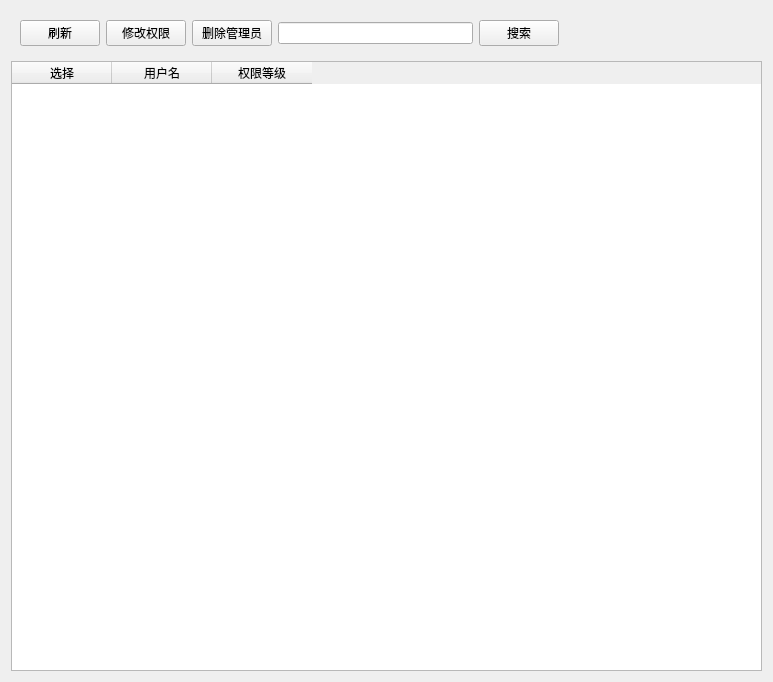
<?xml version="1.0" encoding="UTF-8"?>
<ui version="4.0">
 <class>AdminOfAdmin</class>
 <widget class="QWidget" name="AdminOfAdmin">
  <property name="geometry">
   <rect>
    <x>0</x>
    <y>0</y>
    <width>773</width>
    <height>682</height>
   </rect>
  </property>
  <property name="windowTitle">
   <string>Form</string>
  </property>
  <layout class="QVBoxLayout" name="verticalLayout">
   <item>
    <widget class="QWidget" name="widget" native="true">
     <layout class="QHBoxLayout" name="horizontalLayout">
      <item>
       <widget class="QPushButton" name="refreshBtn">
        <property name="text">
         <string>刷新</string>
        </property>
       </widget>
      </item>
      <item>
       <widget class="QPushButton" name="setLevelBtn">
        <property name="text">
         <string>修改权限</string>
        </property>
       </widget>
      </item>
      <item>
       <widget class="QPushButton" name="deleteBtn">
        <property name="text">
         <string>删除管理员</string>
        </property>
       </widget>
      </item>
      <item>
       <widget class="QLineEdit" name="searchLineEdit"/>
      </item>
      <item>
       <widget class="QPushButton" name="searchBtn">
        <property name="text">
         <string>搜索</string>
        </property>
       </widget>
      </item>
      <item>
       <spacer name="horizontalSpacer">
        <property name="orientation">
         <enum>Qt::Horizontal</enum>
        </property>
        <property name="sizeHint" stdset="0">
         <size>
          <width>40</width>
          <height>20</height>
         </size>
        </property>
       </spacer>
      </item>
     </layout>
    </widget>
   </item>
   <item>
    <widget class="QTableWidget" name="adminTableWidget">
     <column>
      <property name="text">
       <string>选择</string>
      </property>
     </column>
     <column>
      <property name="text">
       <string>用户名</string>
      </property>
     </column>
     <column>
      <property name="text">
       <string>权限等级</string>
      </property>
     </column>
    </widget>
   </item>
  </layout>
 </widget>
 <resources/>
 <connections/>
</ui>
